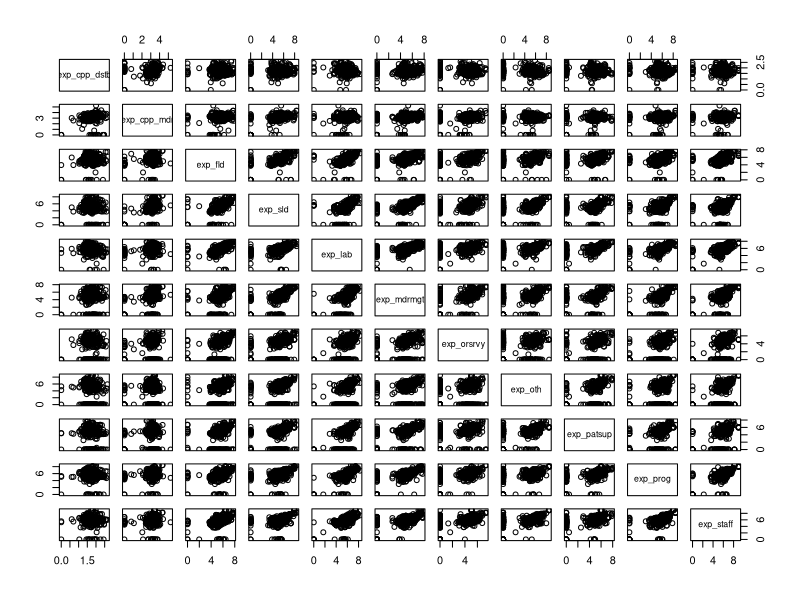

Write R code to recreate this figure.
## ---- chunk 1
knitr::opts_chunk$set(echo = TRUE)
library(tidyverse)
## ---- chunk 2
expenditure = read.csv("TB_expenditure_utilisation_2024-02-21.csv")

subset = expenditure[,c("exp_cpp_dstb", "exp_cpp_mdr", "exp_fld", "exp_sld",
                        "exp_lab", "exp_mdrmgt","exp_orsrvy","exp_oth",
                        "exp_patsup","exp_prog","exp_staff")]

subset = subset%>%
  drop_na()

subset = data.frame(apply(subset+1, 2, log10))
## ---- chunk 3
pdf("cor.pdf", 10, 10)
plot(subset)
